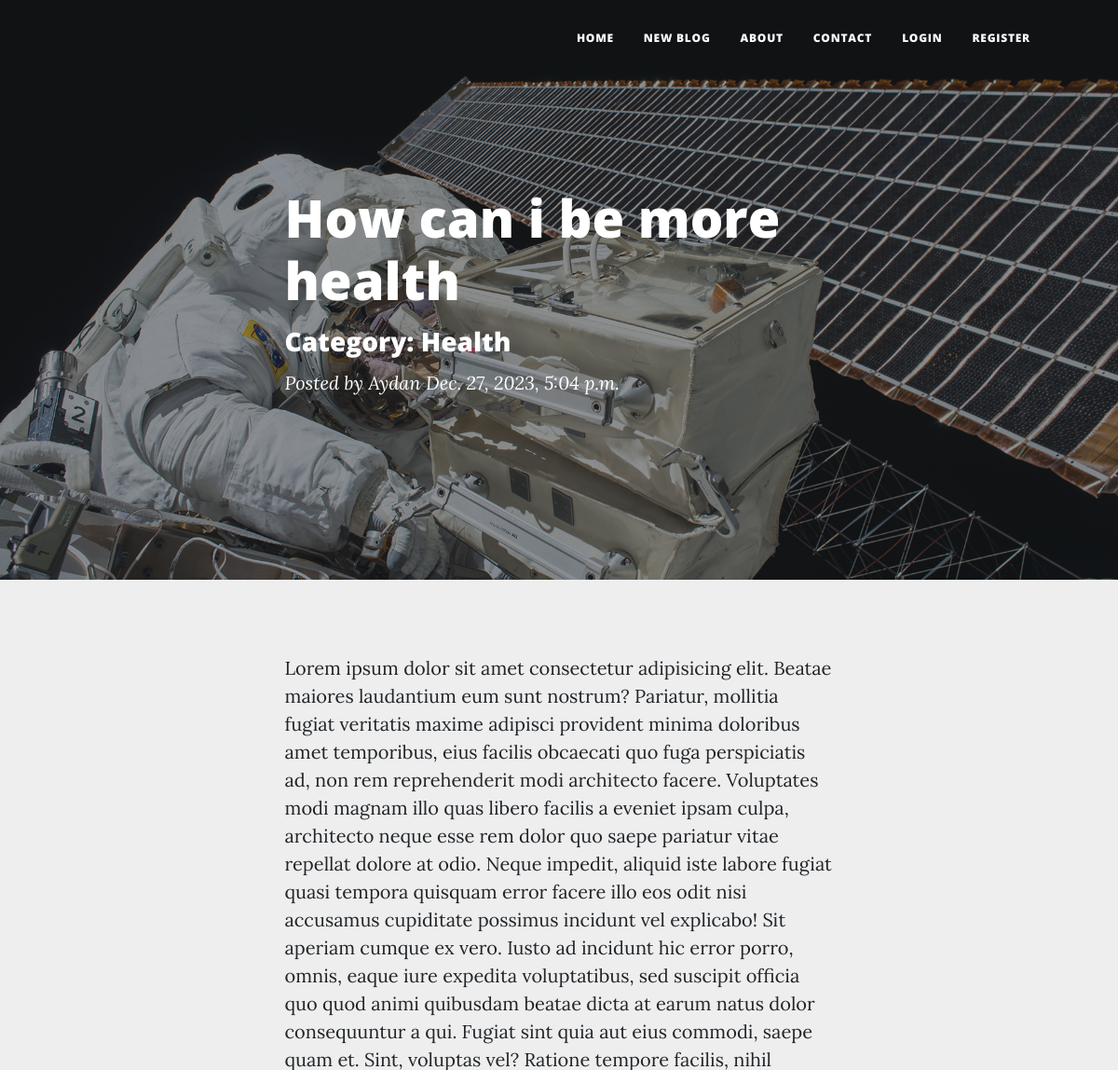
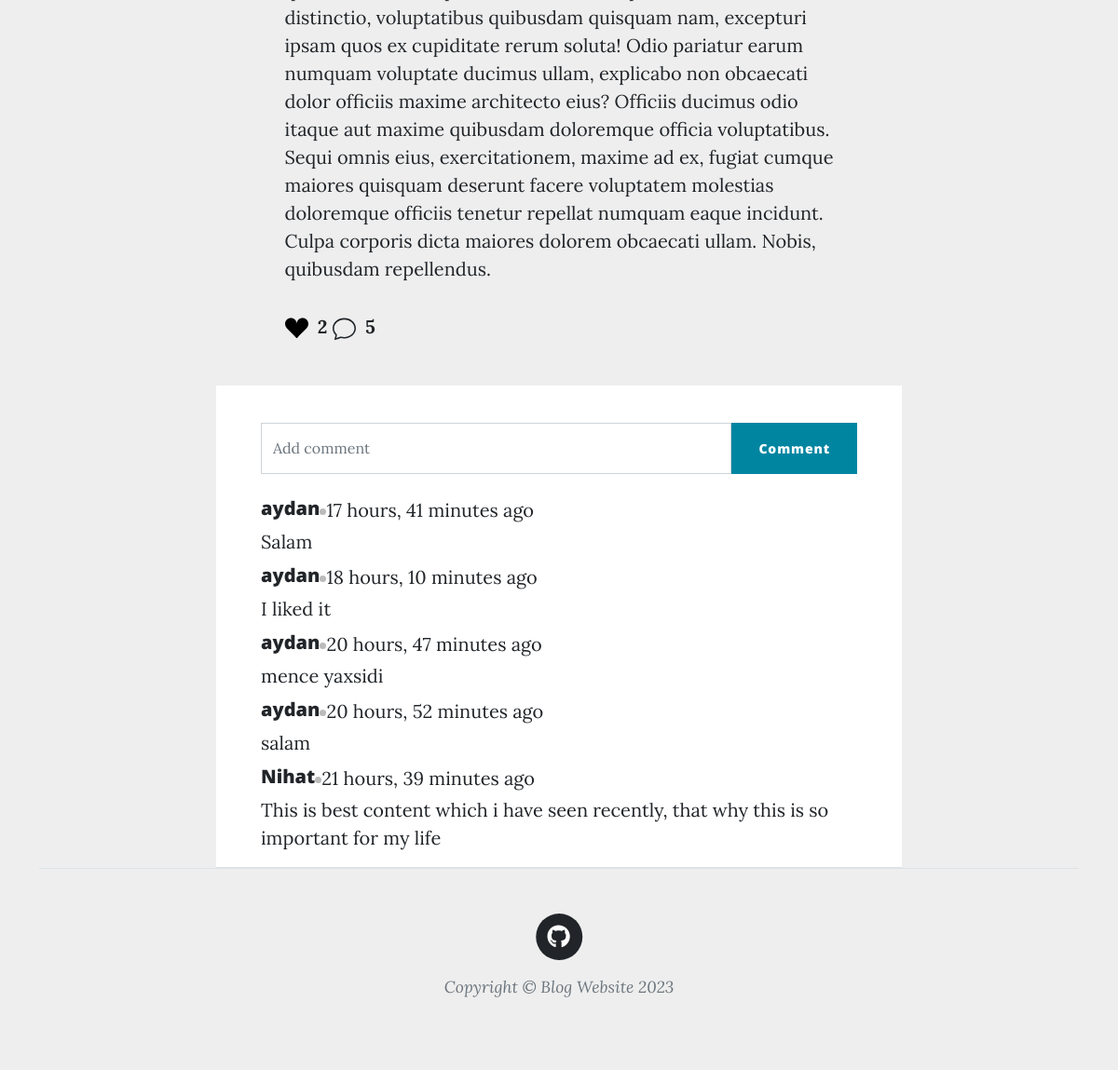
The app's page /blog_detail/1/ with its own data (2 pictures, top to bottom).
### core/models.py (models this page shows, shortened)
class Blog(models.Model):
    title = models.CharField(max_length=30,blank=False)
    content = models.TextField(blank=False)
    category= models.ForeignKey(Category,on_delete=models.CASCADE)
    date = models.DateTimeField(auto_now_add=True,blank=False)
    author = models.TextField(blank=False)

class Category(models.Model):
    category_name=models.CharField(max_length=30)
    def __str__(self):
        return self.category_name

class Comment(models.Model):
    blog = models.ForeignKey(Blog,related_name='comments',on_delete=models.CASCADE,)
    author = models.ForeignKey(User,related_name='user_comments',on_delete=models.CASCADE,)
    content = models.TextField(blank=False)
    date = models.DateTimeField(auto_now_add=True,blank=False)

### core/views.py (the view)
# urls.py: path("blog_detail/<int:pk>/",blog_detail,name='blog_detail'),
def blog_detail(request,pk):
	blog = Blog.objects.get(id=pk)
	comments = blog.comments.all().order_by('-date')
	likes = Like.objects.filter(blog=blog).count()
	session_key = request.session.session_key
	is_like = Like.objects.filter(blog=blog, session_key=session_key).exists()
	return render(request,'post.html',{'blog':blog,'comments':comments,'likes':likes,'is_like':is_like})

### core/templates/post.html (shortened to what this page needs)
{% extends 'base.html' %}
{% load static %}
{% block content %}
<header
  class="masthead"
  style="background-image: url('assets/img/post-bg.jpg')"
>
  <div class="container position-relative px-4 px-lg-5">
    <div class="row gx-4 gx-lg-5 justify-content-center">
      <div class="col-md-10 col-lg-8 col-xl-7">
        <div class="post-heading">
          <h1>{{ blog.title }}</h1>
          <div class="py-2"><h3>Category: {{ blog.category}}</h3></div>
          <span class="meta">
            Posted by
            <a href="#!">{{ blog.author }}</a>
            {{ blog.date }}
          </span>
        </div>
      </div>
    </div>
  </div>
</header>
<article class="mb-4">
  <div class="container px-4 px-lg-5">
    <div class="row gx-4 gx-lg-5 justify-content-center">
      <div class="col-md-10 col-lg-8 col-xl-7">
        <p>{{ blog.content }}</p>
        <button id="like_button"
        style="padding: 0;
        border: none;
        background: none;">
          {% if is_like %}
          <svg xmlns="http://www.w3.org/2000/svg" width="25" height="25" fill="currentColor" class="bi bi-suit-heart-fill" viewBox="0 0 16 16">
            <path d="M4 1c2.21 0 4 1.755 4 3.92C8 2.755 9.79 1 12 1s4 1.755 4 3.92c0 3.263-3.234 4.414-7.608 9.608a.513.513 0 0 1-.784 0C3.234 9.334 0 8.183 0 4.92 0 2.755 1.79 1 4 1"/>
          </svg>
          {% endif %}
        </button>
        <strong>{{ likes }}</strong>
        <strong>{{ comments | length }}</strong>
      </div>
    </div>
  </div>
</article>
<div class="container mt-5 mb-5">
  <div class="d-flex justify-content-center row">
    <div class="d-flex flex-column col-md-8">
      <div
        class="d-flex flex-row align-items-center text-left comment-top p-2 bg-white border-bottom px-4"
      >
      <div class="coment-bottom bg-white p-2 px-4">
        <form id="comment_form" class="d-flex flex-row add-comment-section mt-4 mb-4" action="" method="post">
          <input
            type="text"
            class="form-control mr-3"
            placeholder="Add comment"
            name="content"
          /><button class="btn btn-primary" type="button" onclick="postData()">Comment</button>
        </form>
        {% for comment in comments %}
        <div class="commented-section mt-2">
          <div class="d-flex flex-row align-items-center commented-user">
            <h5 class="mr-2">{{ comment.author }}</h5>
            <span class="dot mb-1"></span
            ><span class="mb-1 ml-2">{{ comment.date | timesince }} ago </span>
          </div>
          <div class="comment-text-sm">
            <span
              >{{ comment.content }}</span
            >
          </div>
        </div>
        {% endfor %}
      </div>
    </div>
  </div>
</div>
{% endblock %}

### core/templates/base.html (shortened to what this page needs)
<!DOCTYPE html>
<html lang="en">
    <head>
        {% load static %}
        <link href="{% static 'css/styles.css' %}" rel="stylesheet" />
    </head>
    <body>
    <nav class="navbar navbar-expand-lg navbar-light" id="mainNav">
        <div class="container px-4 px-lg-5">
            <div class="collapse navbar-collapse" id="navbarResponsive">
                <ul class="navbar-nav ms-auto py-4 py-lg-0">
                    <li class="nav-item"><a class="nav-link px-lg-3 py-3 py-lg-4" href="{% url 'index' %}">Home</a></li>
                    <li class="nav-item"><a class="nav-link px-lg-3 py-3 py-lg-4" href="{% url 'new_blog' %}">New Blog</a></li>
                    <li class="nav-item"><a class="nav-link px-lg-3 py-3 py-lg-4" href="{% url 'about' %}">About</a></li>
                    <li class="nav-item"><a class="nav-link px-lg-3 py-3 py-lg-4" href="{% url 'contact' %}">Contact</a></li>
                    {% if user.is_authenticated %}
                        <li class="nav-item"><a class="nav-link px-lg-3 py-3 py-lg-4" href="{% url 'logout'%}">Logout</a></li>
                    {% else %}
                        <li class="nav-item"><a class="nav-link px-lg-3 py-3 py-lg-4" href="{% url 'login' %}">Login</a></li>
                        <li class="nav-item"><a class="nav-link px-lg-3 py-3 py-lg-4" href="{% url 'register' %}">Register</a></li>
                    {% endif %}
                </ul>
            </div>
        </div>
    </nav>
    {% block content %}
    {% endblock %}
    <footer class="border-top">
        <div class="container px-4 px-lg-5">
            <div class="row gx-4 gx-lg-5 justify-content-center">
                <div class="col-md-10 col-lg-8 col-xl-7">
                    <ul class="list-inline text-center">
                        <li class="list-inline-item">
                            <a href="https://github.com/nihad-rusanov">
                                <span class="fa-stack fa-lg">
                                    <i class="fas fa-circle fa-stack-2x"></i>
                                    <i class="fab fa-github fa-stack-1x fa-inverse"></i>
                                </span>
                            </a>
                        </li>
                    </ul>
                    <div class="small text-center text-muted fst-italic">Copyright &copy; Blog Website 2023</div>
                </div>
            </div>
        </div>
    </footer>
</body>
</html>

### core/templates/post.html (style rules this page uses)
body { background-color: #eee; }
.dot { height: 7px; width: 7px; margin-top: 3px; background-color: #bbb; border-radius: 50%; display: inline-block; }
svg { margin-right: 5px; }

### records on screen
Blog: title "How can i be more health", category "Health", author "Aydan", date "Dec. 27, 2023, 5:04 p.m.", content "Lorem ipsum dolor sit amet consectetur adipisicing elit. Beatae maiores laudantium eum sunt nostrum? Pariatur, mollitia fugiat veritatis maxime adipisci provident minima doloribus amet temporibus, eius facilis obcaecati quo fuga perspiciatis ad, non rem reprehenderit modi architecto facere. Voluptates modi magnam illo quas libero facilis a eveniet ipsam culpa, architecto neque esse rem dolor quo saepe pariatur vitae repellat dolore at odio. Neque impedit, aliquid iste labore fugiat quasi tempora quisquam error facere illo eos odit nisi accusamus cupiditate possimus incidunt vel explicabo! Sit aperiam cumque ex vero. Iusto ad incidunt hic error porro, omnis, eaque iure expedita voluptatibus,…"
Comment: author "aydan", date "17 hours, 41 minutes", content "Salam"
Comment: author "aydan", date "18 hours, 10 minutes", content "I liked it"
Comment: author "aydan", date "20 hours, 47 minutes", content "mence yaxsidi"
Comment: author "aydan", date "20 hours, 52 minutes", content "salam"
Comment: author "Nihat", date "21 hours, 39 minutes", content "This is best content which i have seen recently, that why this is so important for my life"

### other values on screen
{{ likes }} "2"
{{ comments | length }} "5"
